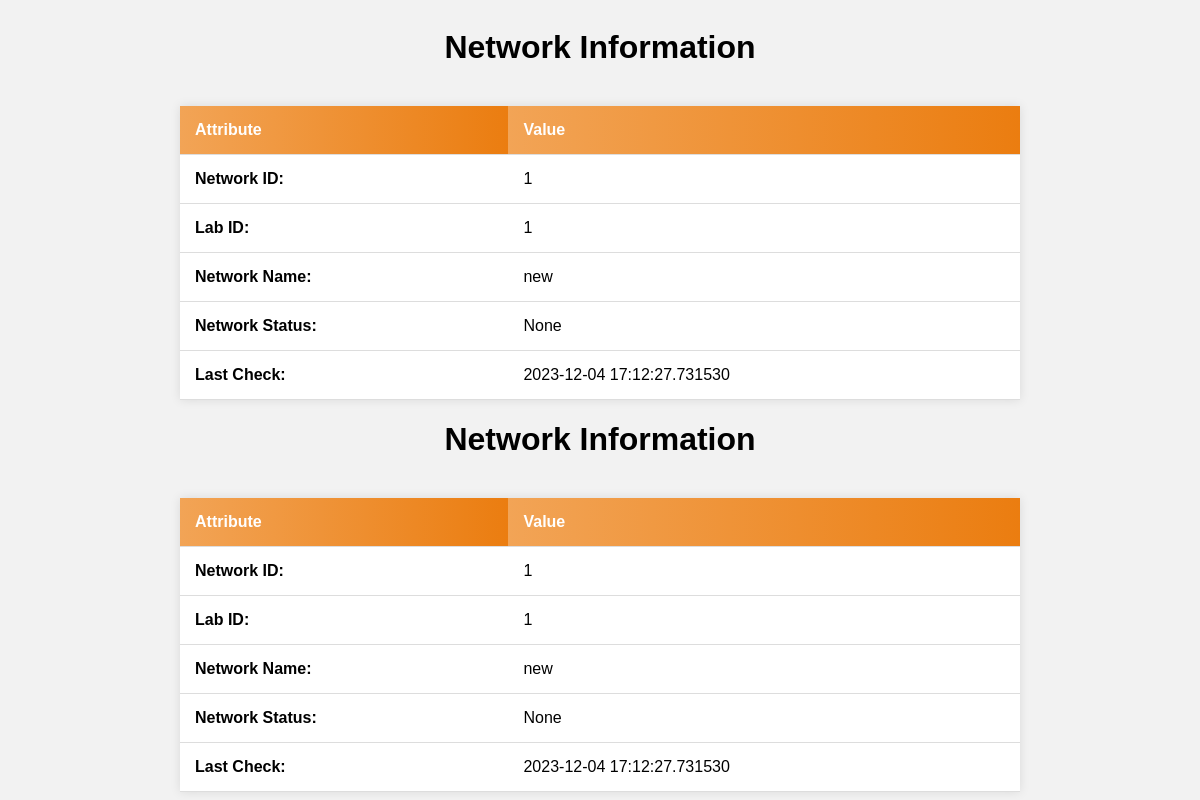
The page /labs/1/network on the database as committed earlier.
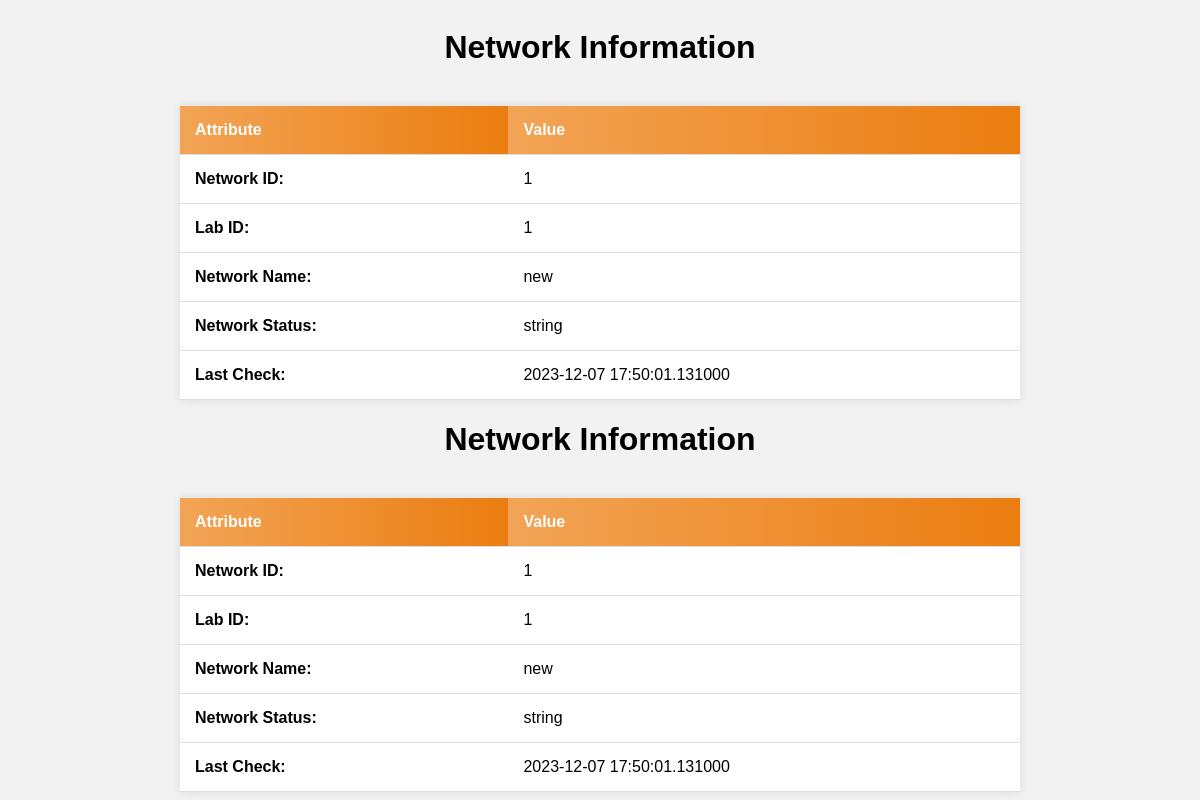
The same page on the database as committed later.
### app/models/models.py (models this page shows)
class NetworkInfo(Base):
    __tablename__ = "NetworkInfo"
    Network_ID: int = Column(Integer, primary_key=True, autoincrement=True)
    Lab_ID: int = Column(Integer, ForeignKey(LabInfo.Lab_ID), nullable=False)
    Network_Name: str = Column(String(255), nullable=False)
    Network_Status: str = Column(String(255), nullable=False)
    Last_Check: DateTime = Column(DateTime,default=datetime.utcnow)

### app/main.py (the view)
@app.get("/labs/{lab_id}/network",response_class=HTMLResponse )
async def get_network_info(request: Request,lab_id: int, db: Session = Depends(get_db)):
    network_info = db.query(models.NetworkInfo).filter(models.NetworkInfo.Lab_ID == lab_id).first()
    if not network_info:
        raise HTTPException(status_code=404, detail="Network information not found")
    return templates.TemplateResponse("network.html", {"request": request, "network_data":network_info })

### templates/network.html (shortened to what this page needs)
<!DOCTYPE html>
<html lang="en">
<head>
</head>
<body>
    <h1>Network Information</h1>
    <table>
        <tr>
            <th>Attribute</th>
            <th>Value</th>
        </tr>
        <tr>
            <td><strong>Network ID:</strong></td>
            <td>{{ network_data.Network_ID }}</td>
        </tr>
        <tr>
            <td><strong>Lab ID:</strong></td>
            <td>{{ network_data.Lab_ID }}</td>
        </tr>
        <tr>
            <td><strong>Network Name:</strong></td>
            <td>{{ network_data.Network_Name }}</td>
        </tr>
        <tr>
            <td><strong>Network Status:</strong></td>
            <td>{{ network_data.Network_Status }}</td>
        </tr>
        <tr>
            <td><strong>Last Check:</strong></td>
            <td>{{ network_data.Last_Check }}</td>
        </tr>
    </table>
</body>
</html>
<!DOCTYPE html>
<html lang="en">
<head>
</head>
<body>
    <h1>Network Information</h1>
    <table>
        <tr>
            <th>Attribute</th>
            <th>Value</th>
        </tr>
        <tr>
            <td><strong>Network ID:</strong></td>
            <td>{{ network_data.Network_ID }}</td>
        </tr>
        <tr>
            <td><strong>Lab ID:</strong></td>
            <td>{{ network_data.Lab_ID }}</td>
        </tr>
        <tr>
            <td><strong>Network Name:</strong></td>
            <td>{{ network_data.Network_Name }}</td>
        </tr>
        <tr>
            <td><strong>Network Status:</strong></td>
            <td>{{ network_data.Network_Status }}</td>
        </tr>
        <tr>
            <td><strong>Last Check:</strong></td>
            <td>{{ network_data.Last_Check }}</td>
        </tr>
    </table>
</body>
</html>

Rows that differ between the two databases and show on the page:
changed NetworkInfo "new": Network_Status "None" → "string"; Last_Check "2023-12-04 17:12:27.731530" → "2023-12-07 17:50:01.131000"
